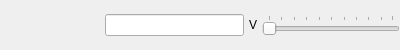
<?xml version="1.0" encoding="UTF-8"?>
<ui version="4.0">
 <class>DAMonitorItem</class>
 <widget class="QWidget" name="DAMonitorItem">
  <property name="geometry">
   <rect>
    <x>0</x>
    <y>0</y>
    <width>400</width>
    <height>50</height>
   </rect>
  </property>
  <layout class="QHBoxLayout" name="horizontalLayout">
   <property name="spacing">
    <number>5</number>
   </property>
   <property name="margin">
    <number>0</number>
   </property>
   <item>
    <widget class="QLabel" name="description_">
     <property name="minimumSize">
      <size>
       <width>100</width>
       <height>20</height>
      </size>
     </property>
     <property name="text">
      <string/>
     </property>
     <property name="alignment">
      <set>Qt::AlignRight|Qt::AlignTrailing|Qt::AlignVCenter</set>
     </property>
    </widget>
   </item>
   <item>
    <widget class="QLineEdit" name="voltage_"/>
   </item>
   <item>
    <widget class="QLabel" name="unit_">
     <property name="text">
      <string>V</string>
     </property>
    </widget>
   </item>
   <item>
    <widget class="QSlider" name="control_">
     <property name="orientation">
      <enum>Qt::Horizontal</enum>
     </property>
     <property name="tickPosition">
      <enum>QSlider::TicksAbove</enum>
     </property>
     <property name="tickInterval">
      <number>10</number>
     </property>
    </widget>
   </item>
  </layout>
 </widget>
 <resources/>
 <connections/>
</ui>
